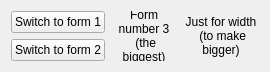
<?xml version="1.0" encoding="UTF-8"?>
<ui version="4.0">
 <class>WidgetThree</class>
 <widget class="QWidget" name="WidgetThree">
  <property name="geometry">
   <rect>
    <x>0</x>
    <y>0</y>
    <width>270</width>
    <height>70</height>
   </rect>
  </property>
  <property name="windowTitle">
   <string>Form</string>
  </property>
  <layout class="QGridLayout" name="gridLayout">
   <item row="0" column="0">
    <widget class="QPushButton" name="buttonW1">
     <property name="text">
      <string>Switch to form 1</string>
     </property>
    </widget>
   </item>
   <item row="1" column="0">
    <widget class="QPushButton" name="buttonW2">
     <property name="text">
      <string>Switch to form 2</string>
     </property>
    </widget>
   </item>
   <item row="0" column="1" rowspan="2">
    <widget class="QLabel" name="label">
     <property name="text">
      <string>Form number 3
 (the biggest)</string>
     </property>
     <property name="alignment">
      <set>Qt::AlignCenter</set>
     </property>
     <property name="wordWrap">
      <bool>true</bool>
     </property>
    </widget>
   </item>
   <item row="0" column="2" rowspan="2">
    <widget class="QLabel" name="label_2">
     <property name="text">
      <string>Just for width
 (to make bigger)</string>
     </property>
     <property name="alignment">
      <set>Qt::AlignCenter</set>
     </property>
     <property name="wordWrap">
      <bool>true</bool>
     </property>
    </widget>
   </item>
  </layout>
 </widget>
 <resources/>
 <connections/>
</ui>
